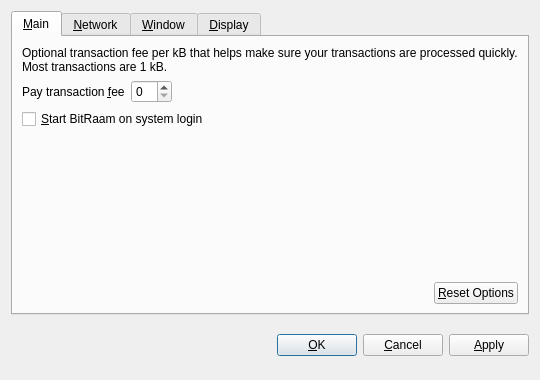
<?xml version="1.0" encoding="UTF-8"?>
<ui version="4.0">
 <class>OptionsDialog</class>
 <widget class="QDialog" name="OptionsDialog">
  <property name="geometry">
   <rect>
    <x>0</x>
    <y>0</y>
    <width>540</width>
    <height>380</height>
   </rect>
  </property>
  <property name="windowTitle">
   <string>Options</string>
  </property>
  <property name="modal">
   <bool>true</bool>
  </property>
  <layout class="QVBoxLayout" name="verticalLayout">
   <item>
    <widget class="QTabWidget" name="tabWidget">
     <property name="tabPosition">
      <enum>QTabWidget::North</enum>
     </property>
     <property name="currentIndex">
      <number>0</number>
     </property>
     <widget class="QWidget" name="tabMain">
      <attribute name="title">
       <string>&amp;Main</string>
      </attribute>
      <layout class="QVBoxLayout" name="verticalLayout_Main">
       <item>
        <widget class="QLabel" name="transactionFeeInfoLabel">
         <property name="text">
          <string>Optional transaction fee per kB that helps make sure your transactions are processed quickly. Most transactions are 1 kB.</string>
         </property>
         <property name="textFormat">
          <enum>Qt::PlainText</enum>
         </property>
         <property name="wordWrap">
          <bool>true</bool>
         </property>
        </widget>
       </item>
       <item>
        <layout class="QHBoxLayout" name="horizontalLayout_1_Main">
         <item>
          <widget class="QLabel" name="transactionFeeLabel">
           <property name="text">
            <string>Pay transaction &amp;fee</string>
           </property>
           <property name="textFormat">
            <enum>Qt::PlainText</enum>
           </property>
           <property name="buddy">
            <cstring>transactionFee</cstring>
           </property>
          </widget>
         </item>
         <item>
          <widget class="BitraamAmountField" name="transactionFee"/>
         </item>
         <item>
          <spacer name="horizontalSpacer_1_Main">
           <property name="orientation">
            <enum>Qt::Horizontal</enum>
           </property>
           <property name="sizeHint" stdset="0">
            <size>
             <width>40</width>
             <height>20</height>
            </size>
           </property>
          </spacer>
         </item>
        </layout>
       </item>
       <item>
        <widget class="QCheckBox" name="bitraamAtStartup">
         <property name="toolTip">
          <string>Automatically start BitRaam after logging in to the system.</string>
         </property>
         <property name="text">
          <string>&amp;Start BitRaam on system login</string>
         </property>
        </widget>
       </item>
       <item>
        <spacer name="verticalSpacer_Main">
         <property name="orientation">
          <enum>Qt::Vertical</enum>
         </property>
         <property name="sizeHint" stdset="0">
          <size>
           <width>20</width>
           <height>40</height>
          </size>
         </property>
        </spacer>
       </item>
       <item>
        <layout class="QHBoxLayout" name="horizontalLayout_2_Main">
         <item>
          <spacer name="horizontalSpacer_2_Main">
           <property name="orientation">
            <enum>Qt::Horizontal</enum>
           </property>
           <property name="sizeHint" stdset="0">
            <size>
             <width>40</width>
             <height>20</height>
            </size>
           </property>
          </spacer>
         </item>
         <item>
          <widget class="QPushButton" name="resetButton">
           <property name="toolTip">
            <string>Reset all client options to default.</string>
           </property>
           <property name="text">
            <string>&amp;Reset Options</string>
           </property>
           <property name="autoDefault">
            <bool>false</bool>
           </property>
          </widget>
         </item>
        </layout>
       </item>
      </layout>
     </widget>
     <widget class="QWidget" name="tabNetwork">
      <attribute name="title">
       <string>&amp;Network</string>
      </attribute>
      <layout class="QVBoxLayout" name="verticalLayout_Network">
       <item>
        <widget class="QCheckBox" name="mapPortUpnp">
         <property name="toolTip">
          <string>Automatically open the BitRaam client port on the router. This only works when your router supports UPnP and it is enabled.</string>
         </property>
         <property name="text">
          <string>Map port using &amp;UPnP</string>
         </property>
        </widget>
       </item>
       <item>
        <widget class="QCheckBox" name="connectSocks">
         <property name="toolTip">
          <string>Connect to the BitRaam network through a SOCKS proxy (e.g. when connecting through Tor).</string>
         </property>
         <property name="text">
          <string>&amp;Connect through SOCKS proxy:</string>
         </property>
        </widget>
       </item>
       <item>
        <layout class="QHBoxLayout" name="horizontalLayout_Network">
         <item>
          <widget class="QLabel" name="proxyIpLabel">
           <property name="text">
            <string>Proxy &amp;IP:</string>
           </property>
           <property name="textFormat">
            <enum>Qt::PlainText</enum>
           </property>
           <property name="buddy">
            <cstring>proxyIp</cstring>
           </property>
          </widget>
         </item>
         <item>
          <widget class="QValidatedLineEdit" name="proxyIp">
           <property name="maximumSize">
            <size>
             <width>140</width>
             <height>16777215</height>
            </size>
           </property>
           <property name="toolTip">
            <string>IP address of the proxy (e.g. 127.0.0.1)</string>
           </property>
          </widget>
         </item>
         <item>
          <widget class="QLabel" name="proxyPortLabel">
           <property name="text">
            <string>&amp;Port:</string>
           </property>
           <property name="textFormat">
            <enum>Qt::PlainText</enum>
           </property>
           <property name="buddy">
            <cstring>proxyPort</cstring>
           </property>
          </widget>
         </item>
         <item>
          <widget class="QLineEdit" name="proxyPort">
           <property name="maximumSize">
            <size>
             <width>55</width>
             <height>16777215</height>
            </size>
           </property>
           <property name="toolTip">
            <string>Port of the proxy (e.g. 9050)</string>
           </property>
          </widget>
         </item>
         <item>
          <widget class="QLabel" name="socksVersionLabel">
           <property name="text">
            <string>SOCKS &amp;Version:</string>
           </property>
           <property name="textFormat">
            <enum>Qt::PlainText</enum>
           </property>
           <property name="buddy">
            <cstring>socksVersion</cstring>
           </property>
          </widget>
         </item>
         <item>
          <widget class="QValueComboBox" name="socksVersion">
           <property name="toolTip">
            <string>SOCKS version of the proxy (e.g. 5)</string>
           </property>
          </widget>
         </item>
         <item>
          <spacer name="horizontalSpacer_Network">
           <property name="orientation">
            <enum>Qt::Horizontal</enum>
           </property>
           <property name="sizeHint" stdset="0">
            <size>
             <width>40</width>
             <height>20</height>
            </size>
           </property>
          </spacer>
         </item>
        </layout>
       </item>
       <item>
        <spacer name="verticalSpacer_Network">
         <property name="orientation">
          <enum>Qt::Vertical</enum>
         </property>
         <property name="sizeHint" stdset="0">
          <size>
           <width>20</width>
           <height>40</height>
          </size>
         </property>
        </spacer>
       </item>
      </layout>
     </widget>
     <widget class="QWidget" name="tabWindow">
      <attribute name="title">
       <string>&amp;Window</string>
      </attribute>
      <layout class="QVBoxLayout" name="verticalLayout_Window">
       <item>
        <widget class="QCheckBox" name="minimizeToTray">
         <property name="toolTip">
          <string>Show only a tray icon after minimizing the window.</string>
         </property>
         <property name="text">
          <string>&amp;Minimize to the tray instead of the taskbar</string>
         </property>
        </widget>
       </item>
       <item>
        <widget class="QCheckBox" name="minimizeOnClose">
         <property name="toolTip">
          <string>Minimize instead of exit the application when the window is closed. When this option is enabled, the application will be closed only after selecting Quit in the menu.</string>
         </property>
         <property name="text">
          <string>M&amp;inimize on close</string>
         </property>
        </widget>
       </item>
       <item>
        <spacer name="verticalSpacer_Window">
         <property name="orientation">
          <enum>Qt::Vertical</enum>
         </property>
         <property name="sizeHint" stdset="0">
          <size>
           <width>20</width>
           <height>40</height>
          </size>
         </property>
        </spacer>
       </item>
      </layout>
     </widget>
     <widget class="QWidget" name="tabDisplay">
      <attribute name="title">
       <string>&amp;Display</string>
      </attribute>
      <layout class="QVBoxLayout" name="verticalLayout_Display">
       <item>
        <layout class="QHBoxLayout" name="horizontalLayout_1_Display">
         <item>
          <widget class="QLabel" name="langLabel">
           <property name="text">
            <string>User Interface &amp;language:</string>
           </property>
           <property name="textFormat">
            <enum>Qt::PlainText</enum>
           </property>
           <property name="buddy">
            <cstring>lang</cstring>
           </property>
          </widget>
         </item>
         <item>
          <widget class="QValueComboBox" name="lang">
           <property name="toolTip">
            <string>The user interface language can be set here. This setting will take effect after restarting BitRaam.</string>
           </property>
          </widget>
         </item>
        </layout>
       </item>
       <item>
        <layout class="QHBoxLayout" name="horizontalLayout_2_Display">
         <item>
          <widget class="QLabel" name="unitLabel">
           <property name="text">
            <string>&amp;Unit to show amounts in:</string>
           </property>
           <property name="textFormat">
            <enum>Qt::PlainText</enum>
           </property>
           <property name="buddy">
            <cstring>unit</cstring>
           </property>
          </widget>
         </item>
         <item>
          <widget class="QValueComboBox" name="unit">
           <property name="toolTip">
            <string>Choose the default subdivision unit to show in the interface and when sending coins.</string>
           </property>
          </widget>
         </item>
        </layout>
       </item>
       <item>
        <widget class="QCheckBox" name="displayAddresses">
         <property name="toolTip">
          <string>Whether to show BitRaam addresses in the transaction list or not.</string>
         </property>
         <property name="text">
          <string>&amp;Display addresses in transaction list</string>
         </property>
        </widget>
       </item>
       <item>
        <spacer name="verticalSpacer_Display">
         <property name="orientation">
          <enum>Qt::Vertical</enum>
         </property>
         <property name="sizeHint" stdset="0">
          <size>
           <width>20</width>
           <height>40</height>
          </size>
         </property>
        </spacer>
       </item>
      </layout>
     </widget>
    </widget>
   </item>
   <item>
    <layout class="QHBoxLayout" name="horizontalLayout_Buttons">
     <item>
      <spacer name="horizontalSpacer_1">
       <property name="orientation">
        <enum>Qt::Horizontal</enum>
       </property>
       <property name="sizeHint" stdset="0">
        <size>
         <width>40</width>
         <height>48</height>
        </size>
       </property>
      </spacer>
     </item>
     <item>
      <widget class="QLabel" name="statusLabel">
       <property name="font">
        <font>
         <weight>75</weight>
         <bold>true</bold>
        </font>
       </property>
       <property name="text">
        <string/>
       </property>
       <property name="textFormat">
        <enum>Qt::PlainText</enum>
       </property>
       <property name="wordWrap">
        <bool>true</bool>
       </property>
      </widget>
     </item>
     <item>
      <spacer name="horizontalSpacer_2">
       <property name="orientation">
        <enum>Qt::Horizontal</enum>
       </property>
       <property name="sizeHint" stdset="0">
        <size>
         <width>40</width>
         <height>48</height>
        </size>
       </property>
      </spacer>
     </item>
     <item>
      <widget class="QPushButton" name="okButton">
       <property name="text">
        <string>&amp;OK</string>
       </property>
      </widget>
     </item>
     <item>
      <widget class="QPushButton" name="cancelButton">
       <property name="text">
        <string>&amp;Cancel</string>
       </property>
       <property name="autoDefault">
        <bool>false</bool>
       </property>
      </widget>
     </item>
     <item>
      <widget class="QPushButton" name="applyButton">
       <property name="text">
        <string>&amp;Apply</string>
       </property>
       <property name="autoDefault">
        <bool>false</bool>
       </property>
      </widget>
     </item>
    </layout>
   </item>
  </layout>
 </widget>
 <customwidgets>
  <customwidget>
   <class>BitraamAmountField</class>
   <extends>QSpinBox</extends>
   <header>bitraamamountfield.h</header>
  </customwidget>
  <customwidget>
   <class>QValueComboBox</class>
   <extends>QComboBox</extends>
   <header>qvaluecombobox.h</header>
  </customwidget>
  <customwidget>
   <class>QValidatedLineEdit</class>
   <extends>QLineEdit</extends>
   <header>qvalidatedlineedit.h</header>
  </customwidget>
 </customwidgets>
 <resources/>
 <connections/>
</ui>
